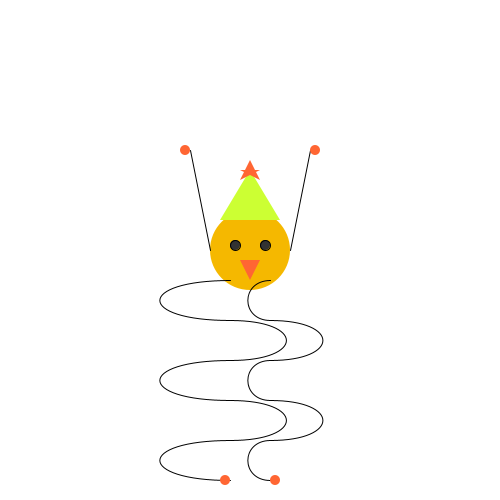
Frame 1 (no input)
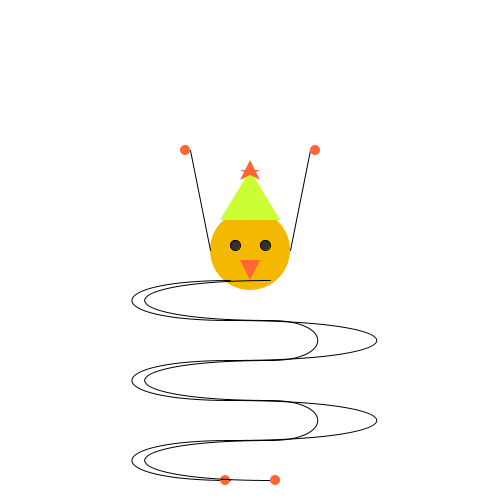
Frame 60 (the mouse pressed at the canvas centre just before this capture)
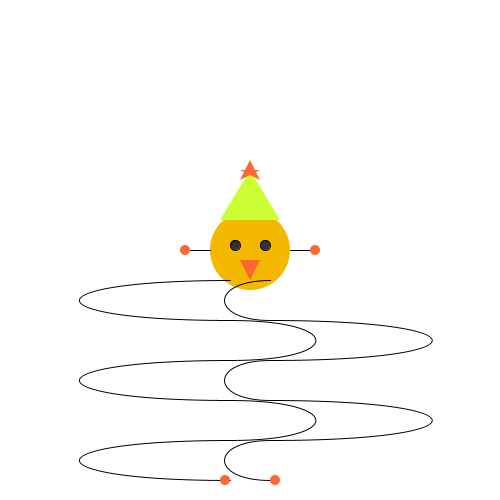
Frame 120 (the mouse held since frame 60 and released just before this capture)

The Processing sketch that drew these frames (run headless with seeded random() and noise(); from frame 60 on, the mouse is pressed at the canvas centre):

// Processing sketch: processing_20864
// ── processing_20864.pde

//Julie Romano
//New Critter


float centerX = 250;
float centerY = 250;
 
int dir = 1;

  
void setup() {
  size (500, 500); //the size of perimeter
  smooth(); //turns on anit-alliasing, which smooths out some rough edges
}
  
void draw () {
  background(255);
  //background (51, 255, 204); //turquoise
    
  ellipseMode(CENTER);
    
  float a = random(0, 210);
  float b = random(250, 460);
  float c = random(40, 250);
  float d = random(290, 500); 

  
    
  //Body
  //stroke(0); //black
  noStroke();
  fill(245, 184, 0); //mango
  //ellipse(160, 130, 80, 80);
  ellipse(centerX, centerY, 80, 80);
    
  //Right eye
  stroke(0); //black
  fill(50); //almost black
  //ellipse(145, 125, 10, 10);
  ellipse(centerX-15, centerY-5, 10, 10);
    
  //Left eye
  stroke(0); //black
  fill(50); //almost black
  //ellipse(175, 125, 10, 10);
  //ellipse(175, 125, 10, 10);
  ellipse(centerX+15, centerY-5, 10, 10);
    
    
    
  //Beak
  //stroke(0);
  noStroke();
  fill(255, 102, 51); //purpley = 204, 51, 255
  //triangle(160, 160, 170, 140, 150, 140);
  triangle(centerX, centerY+30, centerX+10, centerY+10, centerX-10, centerY+10);
    
    
  //Hat
  //stroke(0);
  noStroke();
  fill(204, 255, 51); //lime
  //triangle(130, 100, 190, 100, 160, 50);
  triangle(centerX-30, centerY-30, centerX+30, centerY-30, centerX, centerY-80);
    
    
 /*   //wing
  stroke(greenBirdR,greenBirdG,greenBirdB);
  line(greenWingX1, greenWingY1, greenWingX2, (constrain(mouseY,145,175)));
  line(greenWingX1, greenWingY1 - 5 ,greenWingX2, (constrain(mouseY,145,175))-5);
  line(greenWingX1, greenWingY1 - 10 ,greenWingX2, (constrain(mouseY,145,175))-10); */
    
  //Right arm
  stroke(0);
  strokeWeight(1);
  //line(120, 130, 100, 150);
  //line(centerX-40, centerY, centerX-60, centerY+20);
  line(centerX-40, centerY, centerX-60, constrain(mouseY, 150, 350));
    
    
    
  //Right hand
  //stroke(0); //black
  noStroke();
  fill(255, 102, 51); //Pick color!!!
  //ellipse(95, 155, 10, 10); the right hand stationary
  //ellipse(mouseX-65, mouseY+25, mouseX-150, mouseY-120); the right hand changing size
  //ellipse(centerX-65, centerY+25, 10, 10);
  ellipse(centerX-65, constrain(mouseY, 150, 350), 10, 10);
    
  //Left arm
  stroke(0);
  strokeWeight(1);
  //line(200, 130, 220, 150);
  //line(centerX+40, centerY, centerX+60, centerY+20);
  line(centerX+40, centerY, centerX+60, constrain(mouseY, 150, 350));  
    
  //Left hand
  //stroke(0); //black
  noStroke();
  fill(255, 102, 51); //Pick color!!!
  //ellipse(225, 155, 10, 10); the left hand stationary
  //ellipse(mouseX+65, mouseY+25, mouseX-150, mouseY-120); the left hand changing size
  //ellipse(centerX+65, centerY+25, 10, 10);
  ellipse(centerX+65, constrain(mouseY, 150, 350), 10, 10);    
    
   
    
    
  //Right leg
   noFill();
  stroke(0);
  //(center = 160, 130);
  //line(140, 160, 140, 345);
  //line(centerX-20, centerY+30, centerX-20, centerY+215);
  
  
  //arc1
  strokeWeight(1);
  //bezier(140, 160, 110, 160, 110, 200, 140, 200);
  bezier(centerX-20, centerY+30, a, centerY+30, a, centerY+70, centerX-20, centerY+70);  
  
  //arc2
  strokeWeight(1);
  //(140, 200, 170, 200, 170, 240, 140, 240);
  //bezier(centerX-20, centerY+70, centerX+10, centerY+70, centerX+10, centerY+110, centerX-20, centerY+110);
  bezier(centerX-20, centerY+70, b, centerY+70, b, centerY+110, centerX-20, centerY+110);
  
  //arc3
  strokeWeight(1);
  //(140, 240, 110, 240, 110, 280, 140, 280)
  //bezier(centerX-20, centerY+110, centerX-50, centerY+110, centerX-50, centerY+150, centerX-20, centerY+150);
  bezier(centerX-20, centerY+110, a, centerY+110, a, centerY+150, centerX-20, centerY+150);
  
  //arc4
  strokeWeight(1);
  //(140, 280, 170, 280, 170, 320, 140, 320)
  //bezier(centerX-20, centerY+150, centerX+10, centerY+150, centerX+10, centerY+190, centerX-20, centerY+190);
  bezier(centerX-20, centerY+150, b, centerY+150, b, centerY+190, centerX-20, centerY+190);
  
  //arc5
  strokeWeight(1);
  //(140, 320, 110, 320, 110, 360, 140, 360);
  //bezier(centerX-20, centerY+190, centerX-50, centerY+190, centerX-50, centerY+230, centerX-20, centerY+230);
  bezier(centerX-20, centerY+190, a, centerY+190, a, centerY+230, centerX-20, centerY+230);
  
 
  //Right foot
  //stroke(0); //black
  noStroke();
  fill(255, 102, 51); //Pick color!!!
  //ellipse(135, 360, 10, 10); the right foot stationary
  //ellipse(mouseX-25, mouseY+215, mouseX-150, mouseY-120); the right foot changing size
  ellipse(centerX-25, centerY+230, 10, 10);
    
    
    
    
    
    
    
    
  //Left leg
  stroke(0);
  strokeWeight(1);
  //line(180, 160, 180, 345);
  //line(centerX+20, centerY+30, centerX+20, centerY+215);
  
  //(center = 160, 130);
  //arc1
  noFill();
  strokeWeight(1);
  //bezier(180, 160, 150, 160, 150, 200, 180, 200);
  //bezier(centerX+20, centerY+30, centerX-10, centerY+30, centerX-10, centerY+70, centerX+20, centerY+70);  
  bezier(centerX+20, centerY+30, c, centerY+30, c, centerY+70, centerX+20, centerY+70);
  
  //arc2
  strokeWeight(1);
  //(180, 200, 210, 200, 210, 240, 180, 240);
  //bezier(centerX+20, centerY+70, centerX+50, centerY+70, centerX+50, centerY+110, centerX+20, centerY+110);
  bezier(centerX+20, centerY+70, d, centerY+70, d, centerY+110, centerX+20, centerY+110);
  
  //arc3
  strokeWeight(1);
  //(180, 240, 150, 240, 150, 280, 180, 280)
  //bezier(centerX+20, centerY+110, centerX-10, centerY+110, centerX-10, centerY+150, centerX+20, centerY+150);
  bezier(centerX+20, centerY+110, c, centerY+110, c, centerY+150, centerX+20, centerY+150);
  
  //arc4
  strokeWeight(1);
  //(180, 280, 210, 280, 210, 320, 180, 320)
  //bezier(centerX+20, centerY+150, centerX+50, centerY+150, centerX+50, centerY+190, centerX+20, centerY+190);
  bezier(centerX+20, centerY+150, d, centerY+150, d, centerY+190, centerX+20, centerY+190);
  
  //arc5
  strokeWeight(1);
  //bezier(180, 320, 150, 320, 150, 360, 180, 360);
  //bezier(centerX+20, centerY+190, centerX-10, centerY+190, centerX-10, centerY+230, centerX+20, centerY+230);
  bezier(centerX+20, centerY+190, c, centerY+190, c, centerY+230, centerX+20, centerY+230);
  
  
    
  //Left foot
  //stroke(0); //black
  noStroke();
  fill(255, 102, 51); //Pick color!!!
  //ellipse(185, 360, 10, 10); the left foot stationary
  //ellipse(mouseX+25, mouseY+215, mouseX-150, mouseY-120); the left foot changing size
  ellipse(centerX+25, centerY+230, 10, 10);
    
   
   
   
  //Star
  noStroke();
  beginShape();
  //vertex(150, 60); //A
  vertex(centerX-10, centerY-70);
  //vertex(160, 40); //B
  vertex(centerX, centerY-90);
  //vertex(170, 60); //C
  vertex(centerX+10, centerY-70);
  //vertex(150, 50); //D
  vertex(centerX-10, centerY-80);
  //vertex(170, 50); //E
  vertex(centerX+10, centerY-80);
  endShape(CLOSE);
    

/*centerX = centerX+3*dir;
   
  if(centerX>500||centerX<0){
    dir=dir*-1;
  }*/
  
 
  
}
